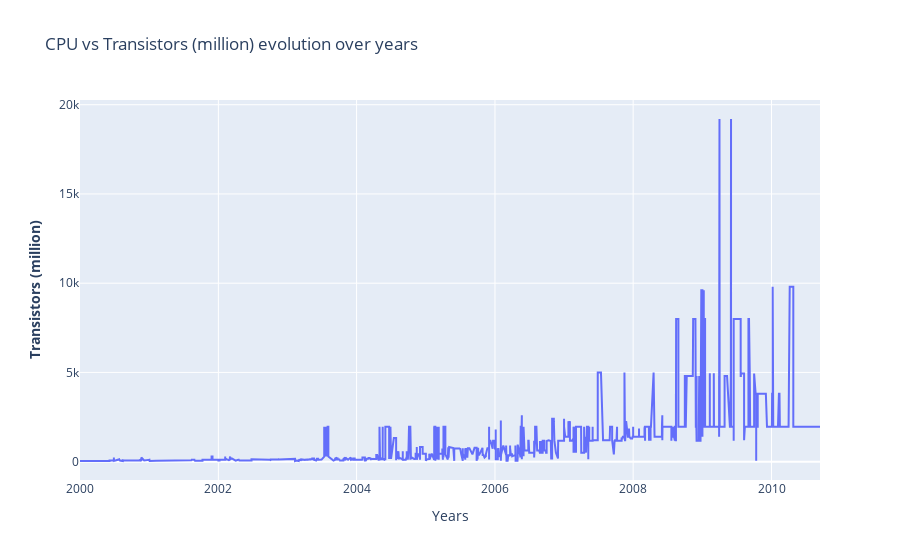
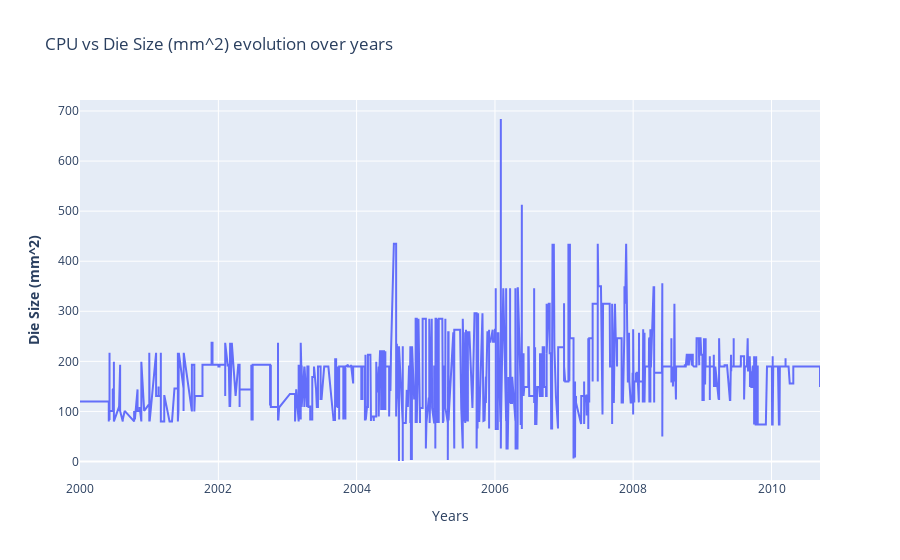

These figures' notebook cell, in order:
### Markdown cell above
#### CPU

### Code cell
fig_transistors = make_subplots()
fig_die = make_subplots()

# Add traces
fig_transistors.add_trace(
    go.Scatter(x= df_an.index, y=df_cpu["Transistors (million)"] ,name= "CPU")
)
# Add figure title
fig_transistors.update_layout(
    title_text="CPU vs Transistors (million) evolution over years"
)
# Set x-axis title
fig_transistors.update_xaxes(title_text="Years")
# Set y-axes titles
fig_transistors.update_yaxes(title_text="<b>Transistors (million)", secondary_y=False)

# Add traces
fig_die.add_trace(
    go.Scatter(x= df_an.index, y=df_cpu["Die Size (mm^2)"] ,name= "CPU")
)
# Add figure title
fig_die.update_layout(
    title_text="CPU vs Die Size (mm^2) evolution over years"
)
# Set x-axis title
fig_die.update_xaxes(title_text="Years")
# Set y-axes titles
fig_die.update_yaxes(title_text="<b>Die Size (mm^2)", secondary_y=False)

fig_transistors.show()
fig_die.show()

### Figure 1 — Plotly figure (JSON) as saved in the notebook; plotly's stock layout.template omitted (floating-point values rounded to 4 significant figures; data arrays with more than 128 entries replaced by an {"elided": "..."} marker saying what was removed)
{"data": [{"name": "CPU", "type": "scatter", "x": {"elided": "4745 str values"}, "y": {"elided": "2141 float values"}}], "layout": {"title": {"text": "CPU vs Transistors (million) evolution over years"}, "xaxis": {"anchor": "y", "domain": [0, 1], "title": {"text": "Years"}}, "yaxis": {"anchor": "x", "domain": [0, 1], "title": {"text": "<b>Transistors (million)"}}}}

### Figure 2 — Plotly figure (JSON) as saved in the notebook; plotly's stock layout.template omitted (floating-point values rounded to 4 significant figures; data arrays with more than 128 entries replaced by an {"elided": "..."} marker saying what was removed)
{"data": [{"name": "CPU", "type": "scatter", "x": {"elided": "4745 str values"}, "y": {"elided": "2141 float values"}}], "layout": {"title": {"text": "CPU vs Die Size (mm^2) evolution over years"}, "xaxis": {"anchor": "y", "domain": [0, 1], "title": {"text": "Years"}}, "yaxis": {"anchor": "x", "domain": [0, 1], "title": {"text": "<b>Die Size (mm^2)"}}}}
